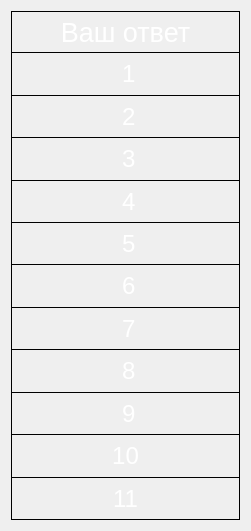
  <widget class="QWidget" name="verticalLayoutWidget">
   <property name="geometry">
    <rect>
     <x>160</x>
     <y>180</y>
     <width>251</width>
     <height>531</height>
    </rect>
   </property>
   <layout class="QVBoxLayout" name="vl_2">
    <property name="spacing">
     <number>0</number>
    </property>
    <item>
     <widget class="QLabel" name="vash_otv">
      <property name="font">
       <font>
        <pointsize>20</pointsize>
        <weight>50</weight>
        <bold>false</bold>
       </font>
      </property>
      <property name="styleSheet">
       <string notr="true">color:#ffffff;
border-style: solid; 
border-width: 1px;
border-color: black;</string>
      </property>
      <property name="text">
       <string>Ваш ответ</string>
      </property>
      <property name="alignment">
       <set>Qt::AlignCenter</set>
      </property>
     </widget>
    </item>
    <item>
     <widget class="QLabel" name="u_ans_1">
      <property name="font">
       <font>
        <pointsize>18</pointsize>
        <weight>50</weight>
        <bold>false</bold>
       </font>
      </property>
      <property name="styleSheet">
       <string notr="true">color:#ffffff;
border-style: solid; 
border-color: black;
border-top-width: 0px;
border-right-width: 1px;
border-bottom-width: 1px;
border-left-width: 1px;</string>
      </property>
      <property name="text">
       <string> 1</string>
      </property>
      <property name="alignment">
       <set>Qt::AlignCenter</set>
      </property>
     </widget>
    </item>
    <item>
     <widget class="QLabel" name="u_ans_2">
      <property name="font">
       <font>
        <pointsize>18</pointsize>
        <weight>50</weight>
        <bold>false</bold>
       </font>
      </property>
      <property name="styleSheet">
       <string notr="true">color:#ffffff;
border-style: solid; 
border-color: black;
border-top-width: 0px;
border-right-width: 1px;
border-bottom-width: 1px;
border-left-width: 1px;</string>
      </property>
      <property name="text">
       <string> 2</string>
      </property>
      <property name="alignment">
       <set>Qt::AlignCenter</set>
      </property>
     </widget>
    </item>
    <item>
     <widget class="QLabel" name="u_ans_3">
      <property name="font">
       <font>
        <pointsize>18</pointsize>
        <weight>50</weight>
        <bold>false</bold>
       </font>
      </property>
      <property name="styleSheet">
       <string notr="true">color:#ffffff;
border-style: solid; 
border-color: black;
border-top-width: 0px;
border-right-width: 1px;
border-bottom-width: 1px;
border-left-width: 1px;</string>
      </property>
      <property name="text">
       <string> 3</string>
      </property>
      <property name="alignment">
       <set>Qt::AlignCenter</set>
      </property>
     </widget>
    </item>
    <item>
     <widget class="QLabel" name="u_ans_4">
      <property name="font">
       <font>
        <pointsize>18</pointsize>
        <weight>50</weight>
        <bold>false</bold>
       </font>
      </property>
      <property name="styleSheet">
       <string notr="true">color:#ffffff;
border-style: solid; 
border-color: black;
border-top-width: 0px;
border-right-width: 1px;
border-bottom-width: 1px;
border-left-width: 1px;</string>
      </property>
      <property name="text">
       <string> 4</string>
      </property>
      <property name="alignment">
       <set>Qt::AlignCenter</set>
      </property>
     </widget>
    </item>
    <item>
     <widget class="QLabel" name="u_ans_5">
      <property name="font">
       <font>
        <pointsize>18</pointsize>
        <weight>50</weight>
        <bold>false</bold>
       </font>
      </property>
      <property name="styleSheet">
       <string notr="true">color:#ffffff;
border-style: solid; 
border-color: black;
border-top-width: 0px;
border-right-width: 1px;
border-bottom-width: 1px;
border-left-width: 1px;</string>
      </property>
      <property name="text">
       <string> 5</string>
      </property>
      <property name="alignment">
       <set>Qt::AlignCenter</set>
      </property>
     </widget>
    </item>
    <item>
     <widget class="QLabel" name="u_ans_6">
      <property name="font">
       <font>
        <pointsize>18</pointsize>
        <weight>50</weight>
        <bold>false</bold>
       </font>
      </property>
      <property name="styleSheet">
       <string notr="true">color:#ffffff;
border-style: solid; 
border-color: black;
border-top-width: 0px;
border-right-width: 1px;
border-bottom-width: 1px;
border-left-width: 1px;</string>
      </property>
      <property name="text">
       <string> 6</string>
      </property>
      <property name="alignment">
       <set>Qt::AlignCenter</set>
      </property>
     </widget>
    </item>
    <item>
     <widget class="QLabel" name="u_ans_7">
      <property name="font">
       <font>
        <pointsize>18</pointsize>
        <weight>50</weight>
        <bold>false</bold>
       </font>
      </property>
      <property name="styleSheet">
       <string notr="true">color:#ffffff;
border-style: solid; 
border-color: black;
border-top-width: 0px;
border-right-width: 1px;
border-bottom-width: 1px;
border-left-width: 1px;</string>
      </property>
      <property name="text">
       <string> 7</string>
      </property>
      <property name="alignment">
       <set>Qt::AlignCenter</set>
      </property>
     </widget>
    </item>
    <item>
     <widget class="QLabel" name="u_ans_8">
      <property name="font">
       <font>
        <pointsize>18</pointsize>
        <weight>50</weight>
        <bold>false</bold>
       </font>
      </property>
      <property name="styleSheet">
       <string notr="true">color:#ffffff;
border-style: solid; 
border-color: black;
border-top-width: 0px;
border-right-width: 1px;
border-bottom-width: 1px;
border-left-width: 1px;</string>
      </property>
      <property name="text">
       <string> 8</string>
      </property>
      <property name="alignment">
       <set>Qt::AlignCenter</set>
      </property>
     </widget>
    </item>
    <item>
     <widget class="QLabel" name="u_ans_9">
      <property name="font">
       <font>
        <pointsize>18</pointsize>
        <weight>50</weight>
        <bold>false</bold>
       </font>
      </property>
      <property name="styleSheet">
       <string notr="true">color:#ffffff;
border-style: solid; 
border-color: black;
border-top-width: 0px;
border-right-width: 1px;
border-bottom-width: 1px;
border-left-width: 1px;</string>
      </property>
      <property name="text">
       <string> 9</string>
      </property>
      <property name="alignment">
       <set>Qt::AlignCenter</set>
      </property>
     </widget>
    </item>
    <item>
     <widget class="QLabel" name="u_ans_10">
      <property name="font">
       <font>
        <pointsize>18</pointsize>
        <weight>50</weight>
        <bold>false</bold>
       </font>
      </property>
      <property name="styleSheet">
       <string notr="true">color:#ffffff;
border-style: solid; 
border-color: black;
border-top-width: 0px;
border-right-width: 1px;
border-bottom-width: 1px;
border-left-width: 1px;</string>
      </property>
      <property name="text">
       <string>10</string>
      </property>
      <property name="alignment">
       <set>Qt::AlignCenter</set>
      </property>
     </widget>
    </item>
    <item>
     <widget class="QLabel" name="u_ans_11">
      <property name="font">
       <font>
        <pointsize>18</pointsize>
        <weight>50</weight>
        <bold>false</bold>
       </font>
      </property>
      <property name="styleSheet">
       <string notr="true">color:#ffffff;
border-style: solid; 
border-color: black;
border-top-width: 0px;
border-right-width: 1px;
border-bottom-width: 1px;
border-left-width: 1px;</string>
      </property>
      <property name="text">
       <string>11</string>
      </property>
      <property name="alignment">
       <set>Qt::AlignCenter</set>
      </property>
     </widget>
    </item>
   </layout>
  </widget>
